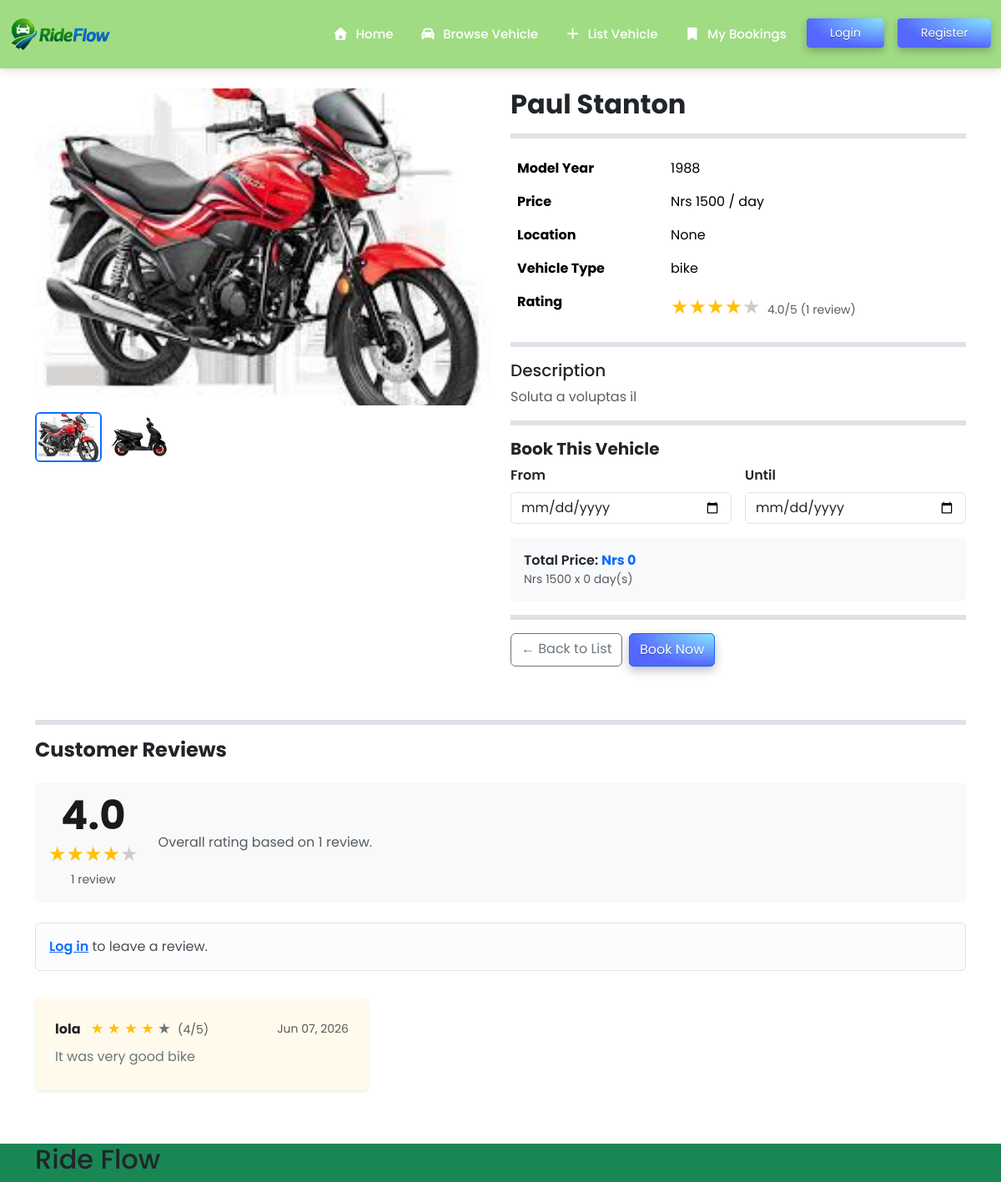
The page /vehicle_detail/4/ on the database its author committed.
### core/models.py (models this page shows, shortened)
class VehicleImage(models.Model):
    vehicle = models.ForeignKey(Vehicle, on_delete=models.CASCADE, related_name='images')
    image = models.ImageField(upload_to='vehicle_images/')

class Vehicle(models.Model):
    VEHICLE_TYPE_CHOICES = [
        ('car', 'Car'),
        ('scooter', 'Scooter'),
        ('bike', 'Bike'),
    ]
    owner = models.ForeignKey(settings.AUTH_USER_MODEL, on_delete=models.CASCADE, null=True, blank=True)
    name = models.CharField(max_length=100)
    vehicle_type = models.CharField(max_length=20, choices=VEHICLE_TYPE_CHOICES, default='car')
    latitude = models.FloatField(null=True, blank=True)
    longitude = models.FloatField(null=True, blank=True)
    price_per_day = models.IntegerField(null=True)
    location_name = models.CharField(max_length=500, blank=True, null=True)
    year = models.IntegerField()
    description = models.TextField()
    is_available = models.BooleanField(default=True)

class Review(models.Model):
    vehicle  = models.ForeignKey(Vehicle, on_delete=models.CASCADE, related_name='reviews')
    user     = models.ForeignKey(settings.AUTH_USER_MODEL, on_delete=models.CASCADE)
    rating   = models.IntegerField(validators=[MinValueValidator(1), MaxValueValidator(5)])
    comment  = models.TextField(blank=True)
    created_at = models.DateTimeField(auto_now_add=True)
    class Meta:
        unique_together = ('vehicle', 'user')
        ordering = ['-created_at']

### accounts/models.py (models this page shows, shortened)
class CustomUser(AbstractUser):
    phone_number = models.CharField(max_length=20, blank=True, null=True)
    profile_picture = models.ImageField(upload_to='profile_pics/', blank=True, null=True)

### core/views.py (the view, shortened to what this page needs)
# urls.py: path('vehicle_detail/<int:id>/' , views.vehicle_detail , name = 'vehicle_detail' ),
def vehicle_detail(request, id):
    from payments.models import Booking
    vehicle    = get_object_or_404(Vehicle, id=id)
    images     = vehicle.images.all()
    reviews    = vehicle.reviews.all()
    avg_rating = reviews.aggregate(Avg('rating'))['rating__avg'] or 0
    avg_rating = round(avg_rating, 1)
    user_review = None
    can_review  = False
    return render(request, 'core/vehicle_detail.html', {
        'vehicle':      vehicle,
        'images':       images,
        'reviews':      reviews,
        'avg_rating':   avg_rating,
        'review_count': reviews.count(),
        'user_review':  user_review,
        'can_review':   can_review,
    })

### core/templates/core/vehicle_detail.html (shortened to what this page needs)
{% extends "base.html" %}
{% load static %}
{% block content %}
<div class="container mt-4">
    <div class="row">
        <div class="col-md-6">
            {% with images|first as main_img %}
            {% if main_img %}
            <img id="main-image" src="{{ main_img.image.url }}" alt="{{ vehicle.name }}" class="img-fluid rounded w-100"
                style="max-height: 380px; object-fit: cover;">
            {% else %}
            <div id="main-image" class="bg-secondary text-white d-flex align-items-center
                justify-content-center rounded" style="height: 380px;">
                No Image Available
            </div>
            {% endif %}
            {% endwith %}
            <div class="d-flex gap-2 mt-2 flex-wrap">
                {% for img in images %}
                <img src="{{ img.image.url }}" alt="{{ vehicle.name }}"
                    onclick="changeImage('{{ img.image.url }}', this)" class="thumbnail-img" style="width:80px; height:60px; object-fit:cover; border-radius:6px;
                           cursor:pointer; border:2px solid transparent;">
                {% endfor %}
            </div>
        </div>
        <div class="col-md-6">
            <h2 class="fw-bold">{{ vehicle.name }}</h2>
            <hr class="border border-grey border-3 opacity-100">
            <table class="table table-borderless">
                <tr>
                    <td><strong>Model Year</strong></td>
                    <td>{{ vehicle.year }}</td>
                </tr>
                <tr>
                    <td><strong>Price</strong></td>
                    <td>Nrs {{ vehicle.price_per_day }} / day</td>
                </tr>
                <tr>
                    <td><strong>Location</strong></td>
                    <td>{{ vehicle.location_name }}</td>
                </tr>
                <tr>
                    <td><strong>Vehicle Type</strong></td>
                    <td>{{ vehicle.vehicle_type }}</td>
                </tr>
                <tr>
                    <td><strong>Rating</strong></td>
                    <td>
                        <span id="avg-stars" data-rating="{{ avg_rating }}"></span>
                        <span class="text-muted small ms-1">
                            {{ avg_rating }}/5 ({{ review_count }} review{{ review_count|pluralize }})
                        </span>
                    </td>
                </tr>
            </table>
            <hr class="border border-grey border-3 opacity-100">
            {% if vehicle.description %}
            <h5>Description</h5>
            <p class="text-muted">{{ vehicle.description }}</p>
            {% endif %}
            <hr class="border border-grey border-3 opacity-100">
            {% if request.user == vehicle.owner %}
            <a href="{% url 'edit_vehicle' vehicle.id %}" class="btn btn-warning px-3">
                <i class="fa-solid fa-pencil"></i> Edit
            </a>
            <a href="{% url 'delete_vehicle' vehicle.id %}" class="btn btn-danger">
                <i class="fa fa-trash" aria-hidden="true"></i> Delete
            </a>
            {% else %}
            <h5 class="fw-bold">Book This Vehicle</h5>
            <form method="POST" action="{% url 'payments' vehicle.id %}">
                <div class="row g-3">
                    <div class="col-6">
                        <label for="start_date" class="form-label fw-semibold">From</label>
                        <input type="date" id="start_date" name="start_date" class="form-control" required>
                    </div>
                    <div class="col-6">
                        <label for="end_date" class="form-label fw-semibold">Until</label>
                        <input type="date" id="end_date" name="end_date" class="form-control" required>
                    </div>
                </div>
                <div class="mt-3 p-3 bg-light rounded">
                    <span class="fw-semibold">Total Price: </span>
                    <span id="total-price" class="text-primary fw-bold">Nrs 0</span>
                    <small class="text-muted d-block">
                        Nrs {{ vehicle.price_per_day }} x <span id="num-days">0</span> day(s)
                    </small>
                </div>
                <hr class="border border-grey border-3 opacity-100">
                <div class="d-flex gap-2 mt-3">
                    <a href="{% url 'vehicle_list' %}" class="btn btn-outline-secondary">← Back to List</a>
                    <button type="submit" class="btn btn-primary">Book Now</button>
                </div>
            </form>
            {% endif %}
        </div>
    </div>
</div>
<div class="container mt-5 mb-5">
    <hr class="border border-3 opacity-100">
    <h4 class="fw-bold mb-4">Customer Reviews</h4>
    <div class="d-flex align-items-center gap-4 mb-4 p-3 bg-light rounded">
        <div class="text-center">
            <div style="font-size:3rem; font-weight:700; color:#1a1a1a; line-height:1;">
                {{ avg_rating }}
            </div>
            <div id="avg-stars-big" data-rating="{{ avg_rating }}" class="mt-1"></div>
            <small class="text-muted">{{ review_count }} review{{ review_count|pluralize }}</small>
        </div>
        <div>
            <p class="mb-0 text-muted">
                {% if review_count == 0 %}
                No reviews yet. Be the first to review!
                {% else %}
                Overall rating based on {{ review_count }} review{{ review_count|pluralize }}.
                {% endif %}
            </p>
        </div>
    </div>
    {% if not request.user.is_authenticated %}
    <div class="alert alert-light border">
        <a href="{% url 'login' %}" class="fw-semibold">Log in</a> to leave a review.
    </div>
    {% elif request.user == vehicle.owner %}
    <div class="alert alert-info">
        <i class="fa fa-info-circle me-2"></i>
        You cannot review your own vehicle.
    </div>
    {% elif user_review %}
    <div class="alert alert-success">
        <i class="fa fa-check-circle me-2"></i>
        You have already reviewed this vehicle.
    </div>
    {% else %}
    <div class="alert alert-warning">
        <i class="fa fa-info-circle me-2"></i>
        You can only review a vehicle <strong>after your booking period is completed</strong>.
    </div>
    {% endif %}
    <div class="mt-3">
        {% for review in reviews %}
        <div class="card border-0 shadow-sm mb-3">
            <div class="card-body p-4">
                <div class="d-flex justify-content-between align-items-center">
                    <div>
                        <strong class="me-2">{{ review.user.username }}</strong>
                        {% for i in "12345" %}
                        <span
                            class="{% if forloop.counter <= review.rating %}text-warning{% else %}text-secondary{% endif %}"
                            style="font-size:1.1rem;">★</span>
                        {% endfor %}
                        <span class="text-muted small ms-1">({{ review.rating }}/5)</span>
                    </div>
                    <small class="text-muted">{{ review.created_at|date:"M d, Y" }}</small>
                </div>
                <p class="mt-2 mb-1 text-secondary">
                    {{ review.comment|default:"No comment left." }}
                </p>
            </div>
        </div>
        {% empty %}
        <div class="text-center py-4 text-muted">
            <i class="fa fa-star fa-2x mb-2 d-block" style="color:#ccc;"></i>
            No reviews yet. Be the first to review this vehicle!
        </div>
        {% endfor %}
    </div>
</div>
{% endblock content %}

### core/static/css/button.css (style rules this page uses)
button { font-size: 14px; font-style:normal; display: inline-block; outline: 0; border: 0; cursor: pointer; will-change: box-shadow,transform; background: radial-gradient( 100% 100% at 100% 0%, #89E5FF 0%, #5468FF 100% ); box-shadow: 0px 0.01em 0.01em rgb(45 35 66 / 40%), 0px 0.3em 0.7em -0.01em rgb(45 35 66 / 30%), inset 0px -0.01em 0px rgb(58 65 111 / 50%); padding: 0 2em; border-radius: 0.3em; color: #fff; height: 2.5em; text-shadow: 0 1px 0 rgb(0 0 0 / 40%); transition: box-shadow 0.15s ease, transform 0.15s ease; }

### core/static/css/index.css (style rules this page uses)
body { font-family: "Poppins", sans-serif; }

### payments/static/css/payment.css (style rules this page uses)
.container { display: grid; grid-template-columns: auto; gap: 0px; }
hr { height: 1px; background-color: rgba(16, 86, 82, .75); ; border: none; }
.card { width: 400px; background: rgb(255, 250, 235); box-shadow: 0px 187px 75px rgba(0, 0, 0, 0.01), 0px 105px 63px rgba(0, 0, 0, 0.05), 0px 47px 47px rgba(0, 0, 0, 0.09), 0px 12px 26px rgba(0, 0, 0, 0.1), 0px 0px 0px rgba(0, 0, 0, 0.1); }

### rows shown on the page
VehicleImage: image (picture)
VehicleImage: image (picture)
Vehicle: name "Paul Stanton", year "1988", price_per_day "1500", location_name "None", vehicle_type "bike", description "Soluta a voluptas il"
Review: user.username "lola", rating "4", created_at "Jun 07, 2026", comment "It was very good bike"

### other values the page prints
{{ avg_rating }} "4.0"
{{ review_count }} "1"
